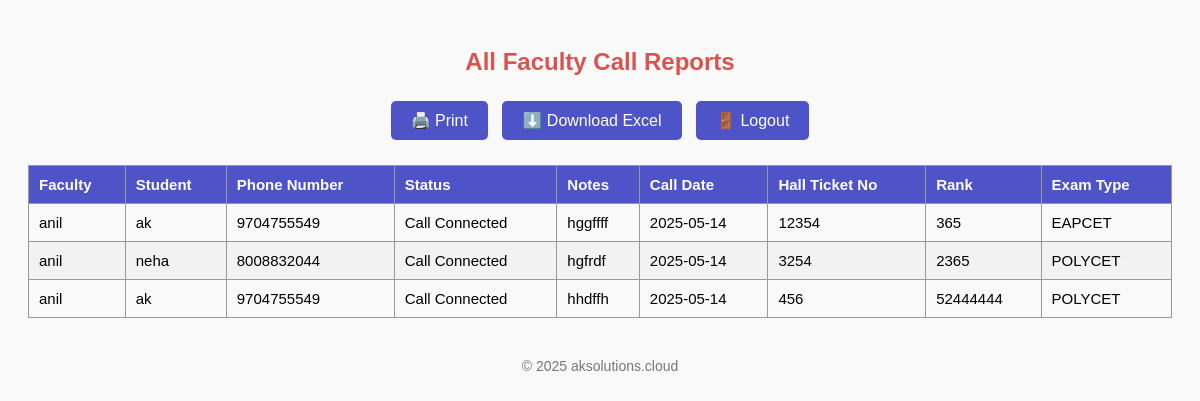
The page /adminpanel (signed in) on the database its author committed.
### tables this page shows
CREATE TABLE calls (
        id INTEGER PRIMARY KEY AUTOINCREMENT,
        user_id INTEGER,
        student TEXT,
        phone_number TEXT,
        status TEXT,
        notes TEXT,
        call_date TEXT,
        exam_type TEXT,
        hall_ticket_no TEXT,
        rank TEXT,
        FOREIGN KEY (user_id) REFERENCES users(id)
    );

CREATE TABLE users (
        id INTEGER PRIMARY KEY AUTOINCREMENT,
        username TEXT NOT NULL,
        password TEXT NOT NULL,
        is_admin INTEGER DEFAULT 0
    );

### app.py (the view)
@app.route('/adminpanel', methods=['GET', 'POST'])
def adminpanel():
    if 'user_id' not in session or session.get('is_admin') != 1:
        return redirect('/')
    conn = get_db()
    c = conn.cursor()
    c.execute('''SELECT DISTINCT u.id, u.username FROM users u
                 JOIN calls c ON u.id = c.user_id WHERE u.is_admin = 0''')
    faculty_list = c.fetchall()
    faculty_filter = request.args.get('faculty', '')
    if faculty_filter:
        c.execute('''SELECT u.username, c.student, c.phone_number, c.status, c.notes, c.call_date, c.exam_type, c.hall_ticket_no, c.rank
                     FROM calls c JOIN users u ON c.user_id = u.id
                     WHERE u.id = ?
                     ORDER BY c.call_date DESC''', (faculty_filter,))
    else:
        c.execute('''SELECT u.username, c.student, c.phone_number, c.status, c.notes, c.call_date, c.exam_type, c.hall_ticket_no, c.rank
                     FROM calls c JOIN users u ON c.user_id = u.id
                     ORDER BY c.call_date DESC''')
    reports = c.fetchall()
    conn.close()
    return render_template('report.html', reports=reports, faculty_list=faculty_list, selected_user=faculty_filter)

### app.py (called while the page is built)
def get_db():
    return sqlite3.connect(DATABASE)

### templates/report.html (shortened to what this page needs)
<!DOCTYPE html>
<html lang="en">
<head>
</head>
<body>
    <h2>All Faculty Call Reports</h2>
    <div class="button-group">
        <button class="btn" onclick="window.print()">🖨️ Print</button>
        <a href="/export_excel"><button class="btn">⬇️ Download Excel</button></a>
        <a href="/logout"><button class="btn">🚪 Logout</button></a>
    </div>
    <table id="reportTable">
        <thead>
            <tr>
                <th title="Click on a faculty row to filter">Faculty</th>
                <th>Student</th>
                <th>Phone Number</th>
                <th>Status</th>
                <th>Notes</th>
                <th>Call Date</th>
                <th>Hall Ticket No</th>
                <th>Rank</th>
                <th>Exam Type</th>
            </tr>
        </thead>
        <tbody>
            {% for row in reports %}
            <tr>
                <td data-label="Faculty">{{ row[0] }}</td>
                <td data-label="Student">{{ row[1] }}</td>
                <td data-label="Phone Number">{{ row[2] }}</td>
                <td data-label="Status">{{ row[3] }}</td>
                <td data-label="Notes">{{ row[4] }}</td>
                <td data-label="Call Date">{{ row[5] }}</td>
                <td data-label="Hall Ticket No">{{ row[7] }}</td>
                <td data-label="Rank">{{ row[8] }}</td>
                <td data-label="Exam Type">{{ row[6] }}</td>
            </tr>
            {% endfor %}
        </tbody>
    </table>
    <footer>
        © 2025 <a href="https://aksolutions.cloud" target="_blank">aksolutions.cloud</a>
    </footer>
</body>
</html>

### templates/report.html (style rules this page uses)
body { font-family: Arial, sans-serif; padding: 20px; background-color: #f9f9f9; }
h2 { text-align: center; color: #d9534f; margin-bottom: 20px; }
.button-group { text-align: center; margin-bottom: 20px; }
.btn { padding: 10px 20px; background-color: #4e54c8; color: white; border: none; border-radius: 5px; margin: 5px; cursor: pointer; font-size: 16px; }
table { width: 100%; border-collapse: collapse; margin-top: 10px; font-size: 15px; }
th, td { padding: 10px; border: 1px solid #999; text-align: left; cursor: pointer; }
th { background-color: #4e54c8; color: white; }
tr:nth-child(even) { background-color: #f2f2f2; }
footer { text-align: center; margin-top: 40px; font-size: 14px; color: #777; }
footer a { color: #777; text-decoration: none; }

### rows shown on the page
calls: username "anil", student "ak", phone_number "9704755549", status "Call Connected", notes "hggffff", call_date "2025-05-14", hall_ticket_no "12354", rank "365", exam_type "EAPCET"
calls: username "anil", student "neha", phone_number "8008832044", status "Call Connected", notes "hgfrdf", call_date "2025-05-14", hall_ticket_no "3254", rank "2365", exam_type "POLYCET"
calls: username "anil", student "ak", phone_number "9704755549", status "Call Connected", notes "hhdffh", call_date "2025-05-14", hall_ticket_no "456", rank "52444444", exam_type "POLYCET"
